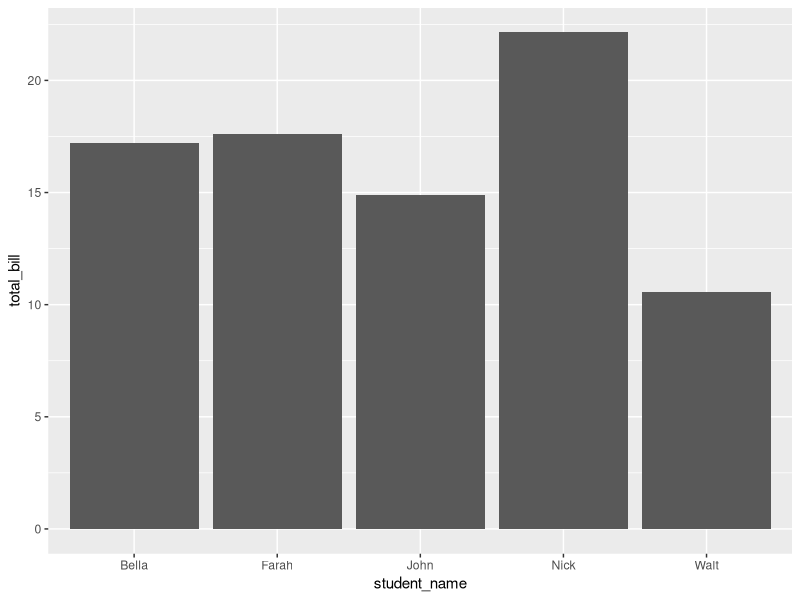
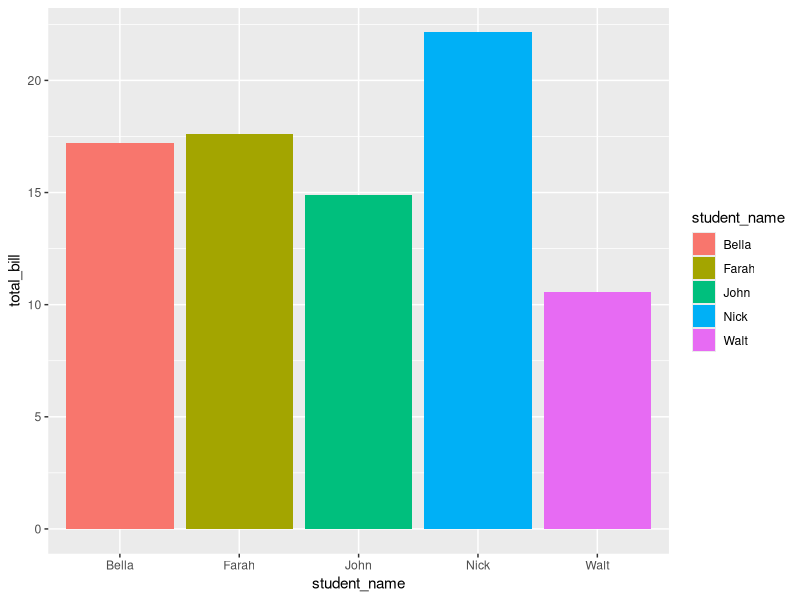
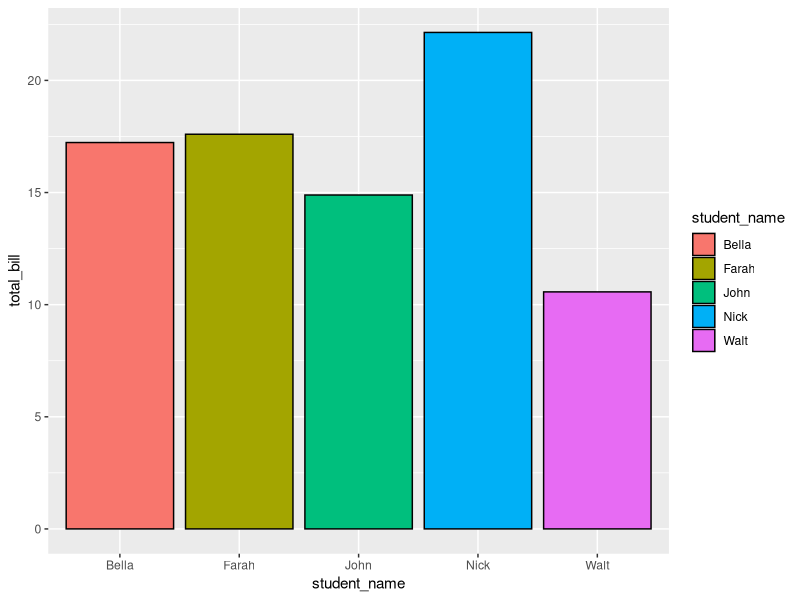
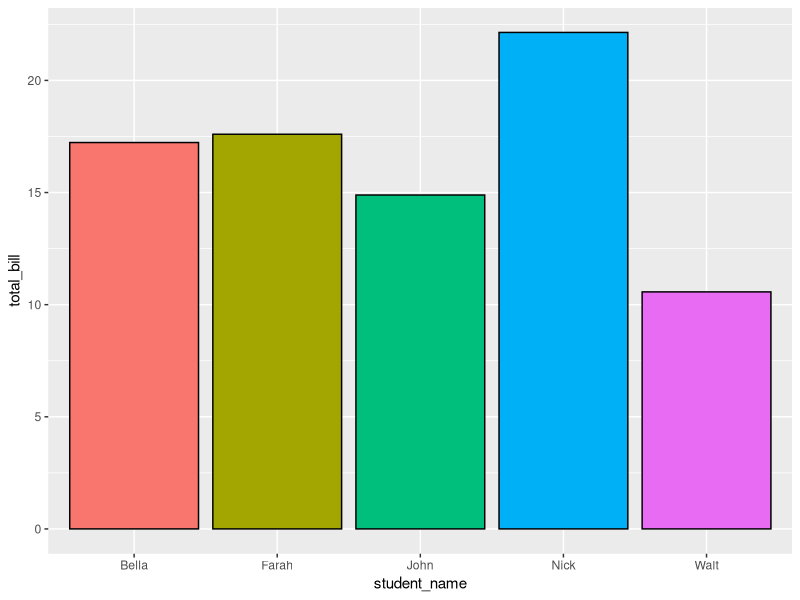

The R script that drew these images, in order:
#Displaying the bar Graphs

dat <- data.frame(
  student_name = c("John","Bella","Nick","Walt","Farah"),
  total_bill = c(14.89, 17.23, 22.14, 10.57, 17.60)
)
View(dat)

# Load the ggplot2 package
library(ggplot2)

# Very basic bar graph
ggplot(data=dat, aes(x=student_name, y=total_bill)) + geom_bar(stat="identity")

# Map the names to different fill colors
ggplot(data=dat, aes(x=student_name, y=total_bill, fill=student_name)) + geom_bar(stat="identity")

# Add a black outline
ggplot(data=dat, aes(x=student_name, y=total_bill, fill=student_name)) + geom_bar(colour="black", stat="identity")


# No legend, since the information is redundant
ggplot(data=dat, aes(x=student_name, y=total_bill, fill=student_name)) + geom_bar(colour="black", stat="identity") + guides(fill=FALSE)
